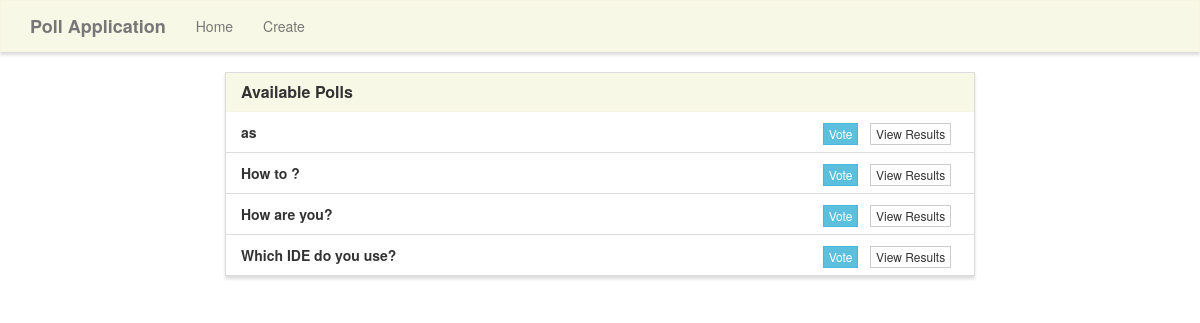
Before: / with the older database file.
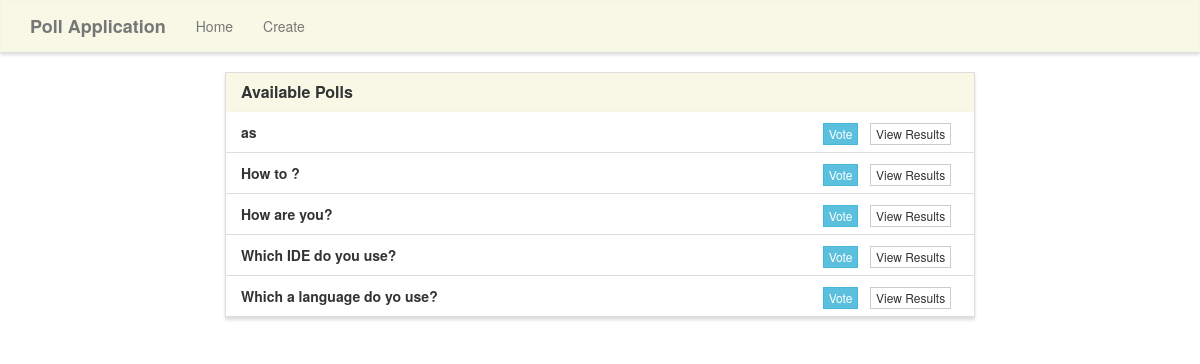
After: the same page with the newer database file.
### pollsApp/models.py (models this page shows, shortened)
class Poll(models.Model):
    question = models.TextField()
    firstOption = models.CharField(max_length = 30)
    secondOption = models.CharField(max_length = 30)
    thirdOption = models.CharField(max_length = 30)
    firstOptionCount = models.IntegerField(default = 0)
    secondOptionCount = models.IntegerField(default = 0)
    thirdOptionCount = models.IntegerField(default = 0)
    listOfOptions = []

### pollsApp/views.py (the view)
# urls.py: 2. Add a URL to urlpatterns:  path('', views.home, name='home')
def home(request):
    polls= Poll.objects.all()
    context = {
        'polls':polls
    }
    return render(request, 'poll/home.html', context)

### templates/poll/home.html (shortened to what this page needs)
{% extends "poll/base.html" %}
{% block main %}
<div class="row">
    <div class="col-lg-8 col-lg-offset-2">
        <div class="panel panel-default">
            <div class="panel-heading">
                <h3 class="panel-title">Available Polls</h3>
            </div>
            <ul class="list-group">
                {% for poll in polls %}
                <li class="list-group-item">
                    <strong>{{poll.question}}</strong>
                    <span class="pull-right">
                        <a href="{% url 'vote' poll.id %}" class="btn btn-info btn-xs">Vote</a> &nbsp;
                        <a href="{% url 'results' poll.id %}" class="btn btn-default btn-xs">View Results</a> &nbsp;
                    </span>
                </li>
                {% endfor %}
            </ul>
        </div>
    </div>
</div>
{% endblock %}

Changed rows visible on the page:
added Poll: question "Which a language do yo use?"
